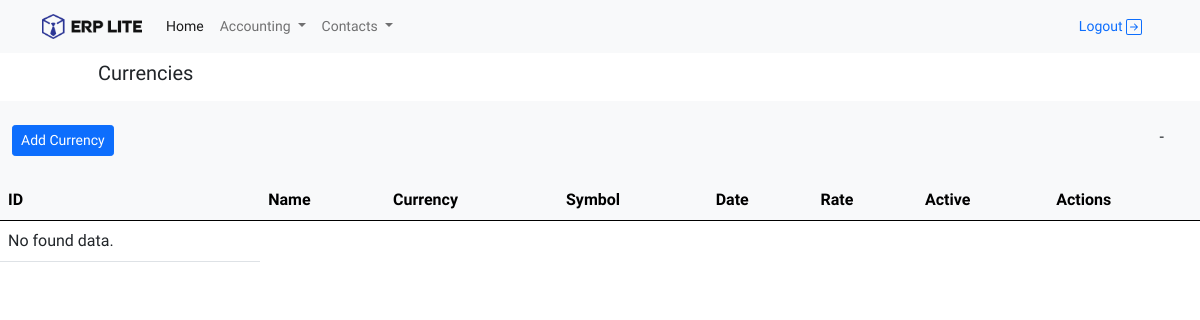
The app's page /accounting/currency/ (signed in), older data.
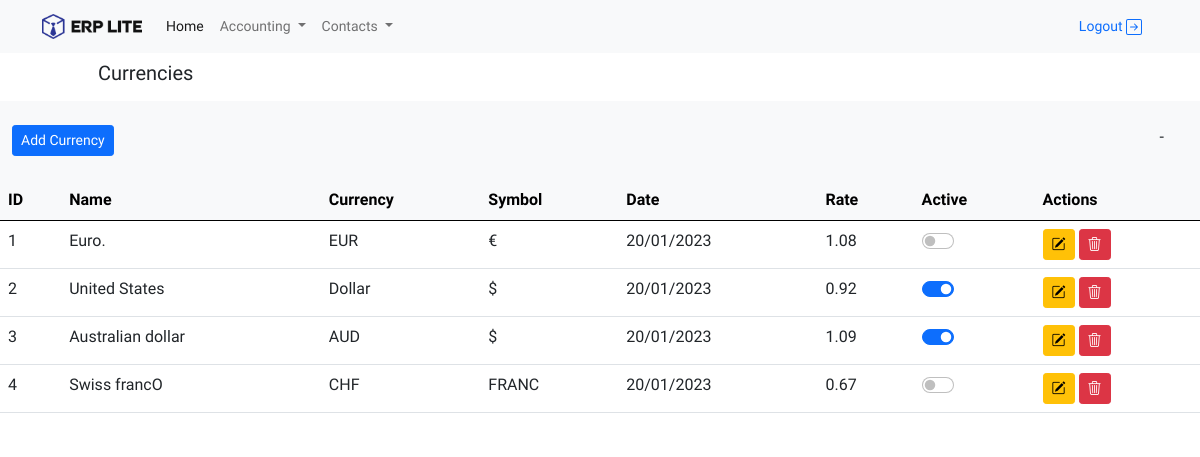
The same page, newer data.
### accounting/models.py (models this page shows)
class Currency(models.Model):
    name = models.CharField(max_length=220)
    symbol = models.CharField(max_length=5)
    abbrev = models.CharField(max_length=10)
    date = models.DateField()
    rate = models.DecimalField(max_digits=6, decimal_places=2)
    status = models.BooleanField()

### accounting/views.py (the view)
# urls.py: path('currency/', home_currency, name='currency'),
@login_required(login_url='page')
def home_currency(request):
    form = FormCurrency()
    if request.method == 'POST':
        form = FormCurrency(request.POST)
        if form.is_valid():
            form.save()
        return redirect('accounting:currency')
    currencies = Currency.objects.all()
    context = {
        'form': form,
        'currencies': currencies,
    }
    return render(request, 'currency.html', context)

### accounting/forms.py
class FormCurrency(ModelForm):
    class Meta:
        currency_field = "form-control"
        model = Currency
        fields = '__all__'
        widgets = {
            'name': TextInput(attrs={"class": f"{currency_field}"}),
            'abbrev': TextInput(attrs={"class": f"{currency_field}"}),
            'symbol': TextInput(attrs={"class": f"{currency_field}"}),
            'date': DateTimeInput(attrs={'type': 'date', "class": f"{currency_field}"}),
            'rate': NumberInput(attrs={"class": f"{currency_field}"}),
            'status': CheckboxInput(attrs={"type": "checkbox",
                                         "class": "form-check-input"}),
        }

### accounting/templates/currency.html (shortened to what this page needs)
{% extends 'home/home.html' %}
{% block Title %}
    Currencies
{% endblock %}
{% block content %}
    <div class="row py-4">
        <div class="d-flex justify-content-between">
            <button type="button" class="btn btn-primary btn-sm" data-bs-toggle="modal" data-bs-target="#ModalCurrency">
                Add Currency
            </button>
            <div class="px-4">
                {{ page_accounts.number }}-{{ page_accounts.paginator.num_pages }}
            </div>
        </div>
    </div>
    <div class="row bg-white">
        <table class="table">
            <thead class="table-light">
            <tr>
                <th>ID</th>
                <th>Name</th>
                <th>Currency</th>
                <th>Symbol</th>
                <th>Date</th>
                <th>Rate</th>
                <th>Active</th>
                <th>Actions</th>
            </tr>
            </thead>
            <tbody>
            {% if currencies %}
                {% for currency in currencies %}
                    <tr>
                        <td>{{ currency.id }}</td>
                        <td>{{ currency.name }}</td>
                        <td>{{ currency.abbrev }}</td>
                        <td>{{ currency.symbol }}</td>
                        <td>{{ currency.date|date:"d/m/Y" }}</td>
                        <td>{{ currency.rate }}</td>
                        <td>
                            <div class="form-check form-switch">
                                <input class="form-check-input" type="checkbox" id="flexSwitchCheckChecked"
                                       {% if currency.status %}checked{% endif %}>
                            </div>
                        <td>
                            <button onclick="update_currency('{% url 'accounting:update-currency' currency.pk %}')"
                                    class="btn btn-warning btn-sm">
                                <i class="bi bi-pencil-square"></i>
                            </button>
                            <a href="{% url 'accounting:delete-currency' currency.pk %}"
                               class="btn btn-danger btn-sm"><i
                                    class="bi bi-trash3"></i></a></td>
                    </tr>
                {% endfor %}
            {% else %}
                <tr>
                    <td>
                        No found data.
                    </td>
                </tr>
            {% endif %}
            </tbody>
        </table>
    </div>
{% endblock %}

### home/templates/home/home.html (shortened to what this page needs)
{% load static %}
<!DOCTYPE html>
<html lang="en">
<head>
    <link href="https://cdn.jsdelivr.net/npm/bootstrap@5.0.2/dist/css/bootstrap.min.css" rel="stylesheet"
>
    <link rel="stylesheet" href="{% static 'main.css' %}">
    <link rel="stylesheet" href="https://cdn.jsdelivr.net/npm/bootstrap-icons@1.10.3/font/bootstrap-icons.css">
</head>
<body>
{% include 'home/navBar.html' %}
    <div class="row bg-white border-buttom">
        <div class="col-10 mx-auto p-2">
            <h5>
                {% block Title %}
                {% endblock %}
            </h5>
        </div>
    </div>
<div class="container-fluid bg-light">
    {% block content %}
    {% endblock %}
</div>
</body>
</html>

### home/templates/home/navBar.html (shortened to what this page needs)
{% load static %}
<nav class="navbar navbar-expand-lg navbar-light bg-light">
    <div class="container">
        <a class="navbar-brand" href="#">
            <img src="{% static 'logo.png' %}" alt="" width="100">
        </a>
        <div class="collapse navbar-collapse" id="navbarSupportedContent">
            <ul class="navbar-nav me-auto mb-2 mb-lg-0">
                <li class="nav-item">
                    <a class="nav-link active" aria-current="page" href="#">Home</a>
                </li>
                 <li class="nav-item dropdown">
                    <a class="nav-link dropdown-toggle" href="#" id="navbarDropdown" role="button"
                       data-bs-toggle="dropdown" aria-expanded="false">
                        Accounting
                    </a>
                </li>
                <li class="nav-item dropdown">
                    <a class="nav-link dropdown-toggle" href="#" id="navbarDropdown" role="button"
                       data-bs-toggle="dropdown" aria-expanded="false">
                        Contacts
                    </a>
                </li>
            </ul>
            <ul class="nav">
                <li class="nav-item"><a class="nav-link" href="{% url 'logout' %}">Logout
                </a></li>
            </ul>
        </div>
    </div>
</nav>

### static/main.css (style rules this page uses)
html { margin: 0; padding: 0; box-sizing: border-box; }
body { font-family: 'Quicksand', sans-serif; }
a { font-size: 14px!important; }

Row changes from the older to the newer data that the page shows:
added Currency: id "1", name "Euro.", abbrev "EUR", symbol "€", date "20/01/2023", rate "1.08"
added Currency: id "2", name "United States", abbrev "Dollar", symbol "$", date "20/01/2023", rate "0.92", status "☑"
added Currency: id "3", name "Australian dollar", abbrev "AUD", symbol "$", date "20/01/2023", rate "1.09", status "☑"
added Currency: id "4", name "Swiss francO", abbrev "CHF", symbol "FRANC", date "20/01/2023", rate "0.67"
Text that changed along with them:
text no longer shown: "No found data."
